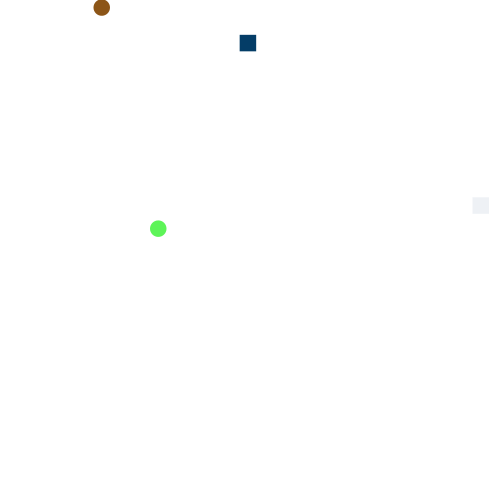
Frame 1 (no input)
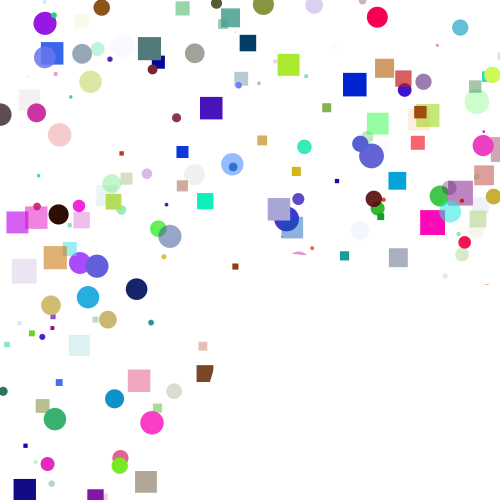
Frame 60 (the mouse pressed at the canvas centre just before this capture)
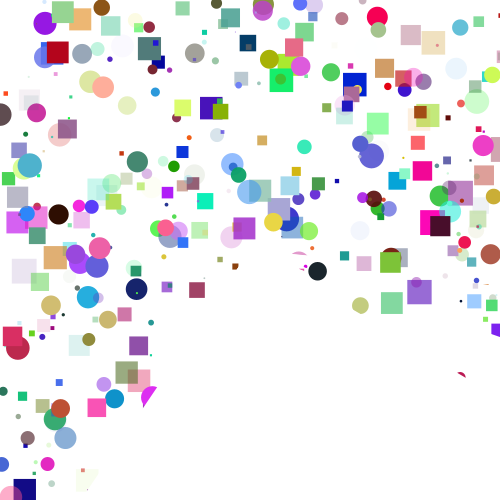
Frame 120 (the mouse held since frame 60 and released just before this capture)

The Processing sketch that drew these frames (run headless with seeded random() and noise(); from frame 60 on, the mouse is pressed at the canvas centre):

// Processing sketch: processing_176068
// ── processing_176068.pde

// Hello this was made by Aditya from 8-1 hope u like :D
// So this proream is basically like a paint splated canvas.
// it gets circles and squares piled on top of each other
// there is a auto eraser you can change it key press
// Thats all hope you enjory
// this commands is the varbles
float r = 0;
//make the base of the progame
void setup() {
  //changes colormode from RGB to HSB
  //colorMode(HSB);<----------------|
  // makes the size of the display
  size(500,500);
  //makes the background color
  background(255);
  //this removes the stroke from the ellipse
  noStroke();
}
//loops the command
void draw() {
  //make the ellipse size the same always so it's a circle no oval
  float ellipse_size = random(1,25);
  //makes a transperent circle of any color in the world
  fill(random (255), random (255), random (255), random (255)); ellipse(random(0,499),random(0,499), ellipse_size,ellipse_size);
  //makes a circle with any color in the world
  fill(random (255), random (255), random (255 )); ellipse(random(0,499),random(0,499), ellipse_size, ellipse_size);
  //makes a transperent square of any color in the world
  fill(random (255), random (255), random (255), random (255)); rect(random(0,499),random(0,499), ellipse_size,ellipse_size);
  //makes a square with any color in the world
  fill(random (255), random (255), random (255 )); rect(random(0,499),random(0,499), ellipse_size, ellipse_size);
  //creates a rectangle going around the page erasing it
  fill(255);
  translate(250, 250);
  rotate(r);
  rect(0, 0, 500, 500);
  
  r = r + 0.005;
}
//makes it so when you press a key it changes the background with a shade of white
//void keyPressed(){
  //if (key== ' '){
    //shade of white  -v
   // background(random(0,255));
  //}
//}
